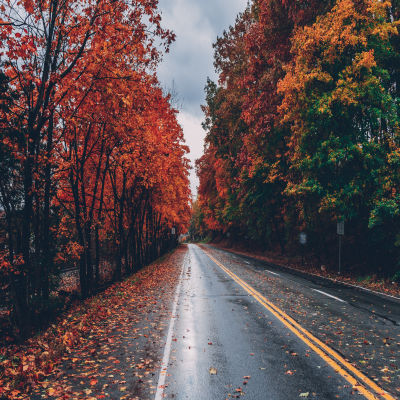
#> input picture csPython/nature.jpg, 400 x 400 px
$ python plot.py
#> lines starting #> are read from the running program, lines starting #| are printed output that depends on the picture
import numpy as np
import cv2
import matplotlib.pyplot as plt

def preprocess(image, rows, cols):
    image = cv2.resize(image, (cols, rows))
    image = cv2.cvtColor(image, cv2.COLOR_BGR2GRAY)
    image = image.astype(np.float64) / 255.0  # Assuming the original image was 8-bit (0-255)
    return image

# Read the original image
filename = 'nature.jpg'
I = cv2.imread(filename)
#> I is the input picture: shape (400, 400, 3); mean B, G, R 75, 74.7, 91.4
rows, cols, _ = I.shape
#> rows = 400; cols = 400
I = preprocess(I, rows, cols)
#> in preprocess, `image = cv2.cvtColor(image, cv2.COLOR_BGR2GRAY)`:
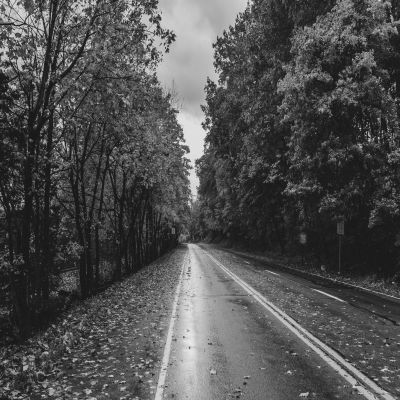
#> image: shape (400, 400); min 3, max 241, mean 79.7
# Flatten the image I into a 1D vector x
x = I.flatten(order='F')

# Load the data from the text file, specifying the delimiter as ','
A = np.loadtxt('Matlab_A.txt', delimiter=',')

# Convert the loaded data to boolean type
A = A.astype(bool)

# Find the indices where the value is True on the transposed matrix
true_indices = np.argwhere(A.T)

# Swap rows and columns back to their original order
true_indices = true_indices[:, ::-1]

num_rows = A.shape[0]  # Get the number of rows in Matlab_A
python_linear_idx = true_indices[:, 0] + (true_indices[:, 1] * num_rows)
matlab_linear_idx = python_linear_idx + 1

# Use these indices to extract the corresponding elements from x to form y_1d
y_1d_M = x[python_linear_idx]

# Save y_1d to a text file
np.savetxt('Python_y_M.txt', y_1d_M)
